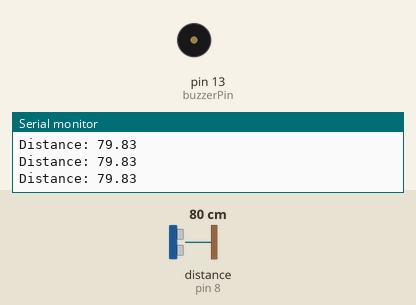
This sketch was run on a simulated Arduino Uno, built with avr-gcc and run on an emulated ATmega328P. Shown: buzzer (waves = sounding), the last lines printed to the serial monitor. Wiring (inferred from the names in the program): ultrasonic range finder: trigger pin 7; echo pin 8. The inputs (shaded band) are chosen by the test bench; at power-on: distance to the obstacle (sensor on pin 8) 80 cm. The echo pulse lasts 58.3 µs per cm.

Above: at 1.2 s.
1.3 s: distance to the obstacle (sensor on pin 8) set to 45 cm
2.8 s: distance to the obstacle (sensor on pin 8) set to 36 cm
At 2.95 s:
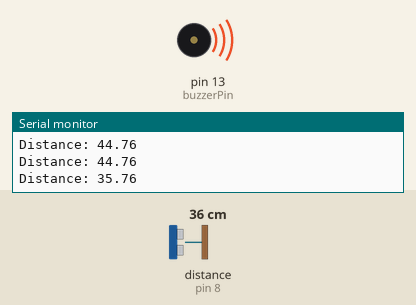
5.8 s: distance to the obstacle (sensor on pin 8) set to 250 cm
At 7.2 s:
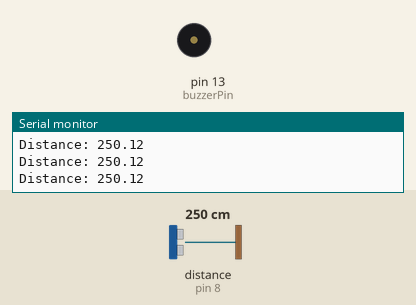
Timing chart, 0 to 8.8 s (numbered marks = the images above; inputs shaded):
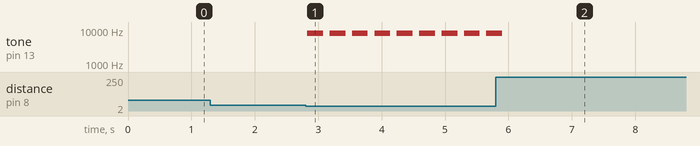

The sketch:

KittyBeepFinal.ino
```cpp
#define trigPin 7
#define echoPin 8
#define buzzerPin 13

void setup()
{
  pinMode(trigPin, OUTPUT);
  pinMode(echoPin, INPUT);
  pinMode(buzzerPin, INPUT);
  Serial.begin(9600);
}

void loop()
{
  float duration, distance;
  digitalWrite(trigPin, LOW);
  delayMicroseconds(2);
  digitalWrite(trigPin, HIGH);
  delayMicroseconds(10);
  digitalWrite(trigPin, LOW);

  duration = pulseIn(echoPin, HIGH);
  distance = (duration/2) / 29.1;

  Serial.print("Distance: ");
  Serial.println(distance);

  if (distance <= 40.00)
  {
    tone(buzzerPin, 8000);
    delay(250);
    noTone(buzzerPin);
    delay(100);
  }
  else
 {
  noTone(buzzerPin);
  delay(100);
  }
}
```

Measured:
- the behaviour switches between 41 and 40 cm on distance to the obstacle (sensor on pin 8) (found by bisection; images 0 and 1)
- after the input at 2.8 s, tone on pin 13 (buzzerPin): alternates 8000 Hz for 0.25 s and silent for 0.10 s, starting at once
- after the input at 5.8 s, tone on pin 13 (buzzerPin): goes on until 5.9 s, then stays silent
